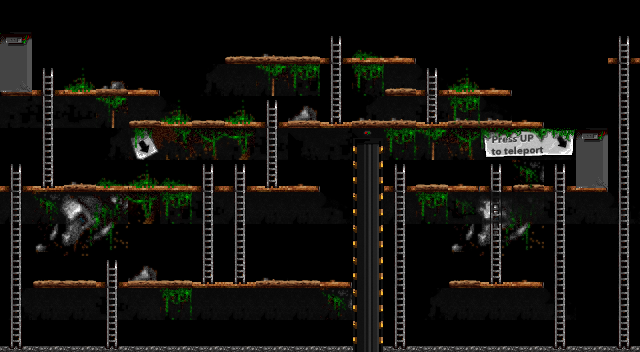

The image is a tile-based game level rendered from a .tmx file. Its description and source (layers, tilesets, objects; grid data summarised) follow:
An orthogonal 20x11 tile map with 32x32 px tiles, 3 tile layers (shadows, map, front) and 13 objects (5x torch, 3x switch, 2x teleport, 2x firepipe, lift).

<map version="1.0" orientation="orthogonal" width="20" height="11" tilewidth="32" tileheight="32">
 <properties>
  <property name="background" value="background.png" />
 </properties>
 <tileset firstgid="1" name="levelset1" tilewidth="32" tileheight="32">
  <image source="levelset1.png" width="288" height="224" />
  <tile id="8">
   <properties>
    <property name="destroyable" value="no" />
   </properties>
  </tile>
  <tile id="9">
   <properties>
    <property name="destroyable" value="no" />
   </properties>
  </tile>
  <tile id="10">
   <properties>
    <property name="destroyable" value="no" />
   </properties>
  </tile>
  <tile id="11">
   <properties>
    <property name="destroyable" value="no" />
   </properties>
  </tile>
  <tile id="12">
   <properties>
    <property name="destroyable" value="no" />
   </properties>
  </tile>
 </tileset>
 <layer name="shadows" width="20" height="11">
  <data>[220 cells, 73 non-empty, 14 distinct tile ids]</data>
 </layer>
 <layer name="map" width="20" height="11">
  <data>[220 cells, 110 non-empty, 13 distinct tile ids]</data>
 </layer>
 <layer name="front" width="20" height="11">
  <data>[220 cells, 42 non-empty, 21 distinct tile ids]</data>
 </layer>
 <objectgroup name="objects" width="20" height="11">
  <object name="torch02" type="torch" x="175" y="240">
   <properties>
    <property name="file" value="torch-2.png" />
    <property name="sound" value="Audio/fire_loop_01.mp3" />
   </properties>
  </object>
  <object name="torch03" type="torch" x="333" y="240">
   <properties>
    <property name="file" value="torch-2.png" />
    <property name="sound" value="Audio/fire_loop_01.mp3" />
   </properties>
  </object>
  <object name="torch" type="torch" x="79" y="142">
   <properties>
    <property name="file" value="torch-2.png" />
    <property name="sound" value="Audio/fire_loop_01.mp3" />
   </properties>
  </object>
  <object name="torch01" type="torch" x="75" y="306">
   <properties>
    <property name="file" value="torch-small.png" />
    <property name="sound" value="Audio/fire_loop_01.mp3" />
   </properties>
  </object>
  <object name="torch04" type="torch" x="551" y="77">
   <properties>
    <property name="sound" value="Audio/fire_loop_01.mp3" />
   </properties>
  </object>
  <object name="teleport1" type="teleport" x="14" y="79">
   <properties>
    <property name="linkTo" value="teleport2" />
   </properties>
  </object>
  <object name="teleport2" type="teleport" x="591" y="172">
   <properties>
    <property name="linkTo" value="teleport1" />
   </properties>
  </object>
  <object name="lift" type="lift" x="372" y="333">
   <properties>
    <property name="toI" value="11" />
    <property name="toJ" value="5" />
   </properties>
  </object>
  <object name="switch1" type="switch" x="278" y="267">
   <properties>
    <property name="linkTo" value="firepipe01" />
   </properties>
  </object>
  <object name="switch3" type="switch" x="527" y="333">
   <properties>
    <property name="linkTo" value="object2" />
   </properties>
  </object>
  <object name="firepipe01" type="firepipe" x="304" y="304" />
  <object name="firepipe02" type="firepipe" x="269" y="303" />
  <object name="switch2" type="switch" x="236" y="330">
   <properties>
    <property name="linkTo" value="firepipe02" />
   </properties>
  </object>
 </objectgroup>
</map>